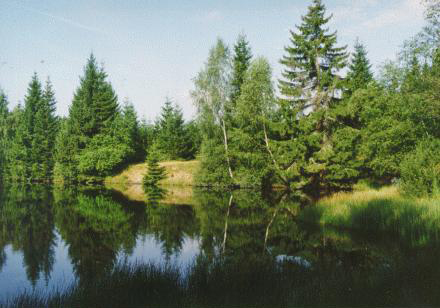
#> input picture data/pic.jpg, 440 x 308 px
$ python main.py
#> lines starting #> are read from the running program, lines starting #| are printed output that depends on the picture
### auxFunctions.py
import numpy as np
from matplotlib import pyplot as plt

WHITE_LEVEL = 255


def greyscale_plot(image):
    plt.imshow(image / WHITE_LEVEL, cmap='gray')
    plt.show()
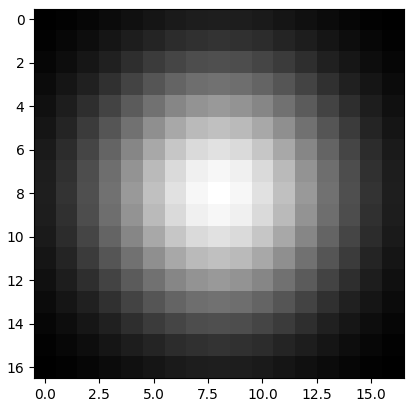
#> figure drawn by matplotlib, 1 panel


def make_gaussian_kernel(size: int, sigma: float = 1) -> np.array:
    coefficient = 1/((2 * np.pi) * (sigma ** 2))
    x, y = np.meshgrid(np.linspace(-1, 1, size), np.linspace(-1, 1, size))
    d = np.sqrt(x * x + y * y)
    gaus = np.exp(-((d - 0) ** 2 / (2.0 * sigma ** 2)))
    return gaus / gaus.sum()

### main.py
import cv2
import scipy.signal

import auxFunctions as aux

if __name__ == '__main__':
    ker = aux.make_gaussian_kernel(17, .5)
    aux.greyscale_plot(ker)

    img = cv2.imread('data/pic.jpg', cv2.IMREAD_GRAYSCALE)
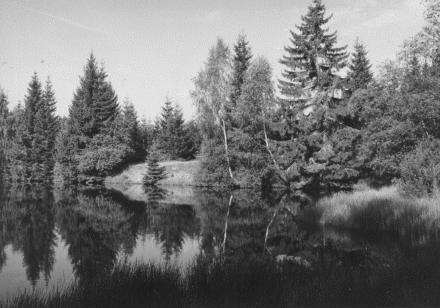
#> img: shape (308, 440); min 20, max 247, mean 114.9

    aux.greyscale_plot(img)
#> in greyscale_plot (call 2), `plt.show()`:
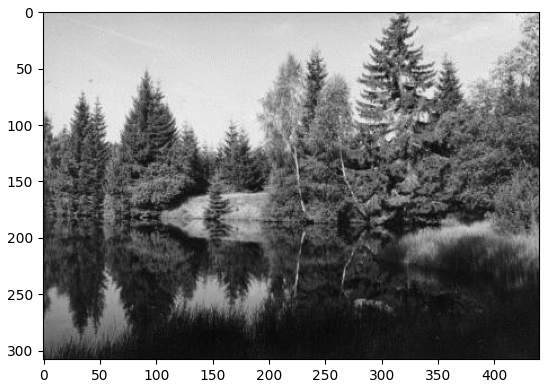
#> figure drawn by matplotlib, 1 panel

    pr_sim = scipy.signal.convolve2d(img, ker)
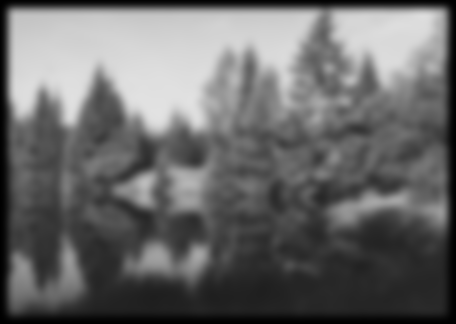
#> pr_sim: shape (324, 456) float64; min 0.00935, max 226.2, mean 105.4
    aux.greyscale_plot(pr_sim)
#> in greyscale_plot (call 3), `plt.show()`:
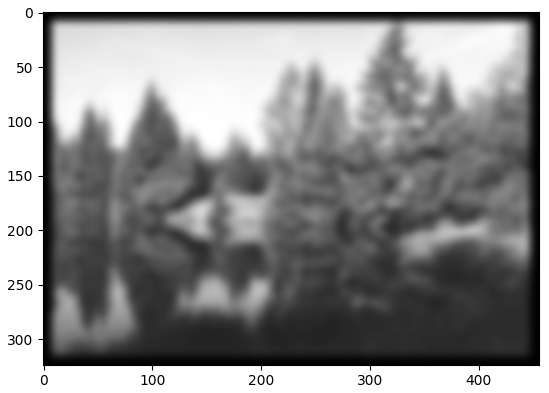
#> figure drawn by matplotlib, 1 panel
